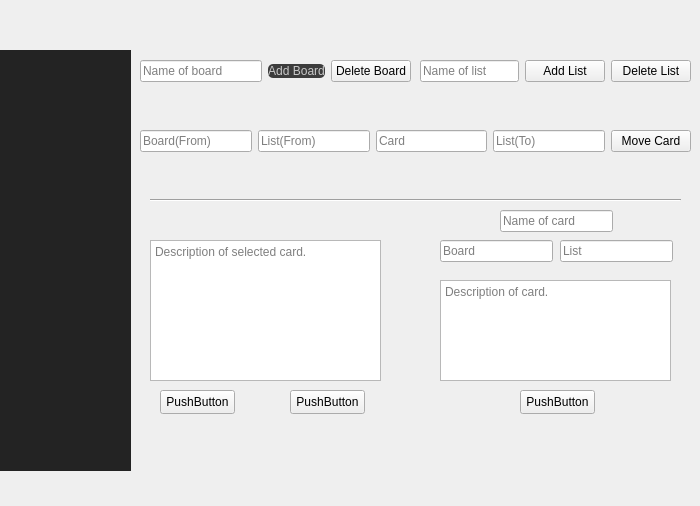
<?xml version="1.0" encoding="UTF-8"?>
<ui version="4.0">
 <class>Tasks_Tab</class>
 <widget class="QWidget" name="Tasks_Tab">
  <property name="geometry">
   <rect>
    <x>0</x>
    <y>0</y>
    <width>700</width>
    <height>506</height>
   </rect>
  </property>
  <property name="minimumSize">
   <size>
    <width>700</width>
    <height>506</height>
   </size>
  </property>
  <property name="maximumSize">
   <size>
    <width>700</width>
    <height>506</height>
   </size>
  </property>
  <property name="windowTitle">
   <string>Tasks_Tab</string>
  </property>
  <widget class="QWidget" name="widget" native="true">
   <property name="geometry">
    <rect>
     <x>140</x>
     <y>50</y>
     <width>271</width>
     <height>42</height>
    </rect>
   </property>
   <layout class="QHBoxLayout" name="horizontalLayout">
    <item>
     <widget class="QLineEdit" name="lineEdit">
      <property name="placeholderText">
       <string>Name of board</string>
      </property>
     </widget>
    </item>
    <item>
     <widget class="QPushButton" name="pushButton">
      <property name="styleSheet">
       <string notr="true">QPushButton {
 border-radius: 5px;
background-position: center;
background-color: rgb(60, 60, 60);
color:rgb(200,200,200);
}
QPushButton:hover {
background-color: rgb(50, 50, 50);
 color: rgb(200, 200, 200);
}
QPushButton:pressed {
background-color: rgb(35, 35, 35);
color: rgb(200, 200, 200);
}</string>
      </property>
      <property name="text">
       <string>Add Board</string>
      </property>
     </widget>
    </item>
    <item>
     <widget class="QPushButton" name="pushButton_2">
      <property name="text">
       <string>Delete Board</string>
      </property>
     </widget>
    </item>
   </layout>
  </widget>
  <widget class="QTreeView" name="treeView">
   <property name="geometry">
    <rect>
     <x>0</x>
     <y>50</y>
     <width>131</width>
     <height>421</height>
    </rect>
   </property>
   <property name="styleSheet">
    <string notr="true">QTreeView#treeView{border:0;
background-color:rgb(35, 35, 35);
color:rgb(255,255,255);
}</string>
   </property>
  </widget>
  <widget class="QWidget" name="widget_2" native="true">
   <property name="geometry">
    <rect>
     <x>420</x>
     <y>50</y>
     <width>271</width>
     <height>42</height>
    </rect>
   </property>
   <layout class="QHBoxLayout" name="horizontalLayout_2">
    <item>
     <widget class="QLineEdit" name="lineEdit_2">
      <property name="placeholderText">
       <string>Name of list</string>
      </property>
     </widget>
    </item>
    <item>
     <widget class="QPushButton" name="pushButton_3">
      <property name="text">
       <string>Add List</string>
      </property>
     </widget>
    </item>
    <item>
     <widget class="QPushButton" name="pushButton_4">
      <property name="text">
       <string>Delete List</string>
      </property>
     </widget>
    </item>
   </layout>
  </widget>
  <widget class="QWidget" name="widget_3" native="true">
   <property name="geometry">
    <rect>
     <x>140</x>
     <y>120</y>
     <width>551</width>
     <height>42</height>
    </rect>
   </property>
   <layout class="QHBoxLayout" name="horizontalLayout_3">
    <item>
     <widget class="QLineEdit" name="lineEdit_6">
      <property name="placeholderText">
       <string>Board(From)</string>
      </property>
     </widget>
    </item>
    <item>
     <widget class="QLineEdit" name="lineEdit_3">
      <property name="placeholderText">
       <string>List(From)</string>
      </property>
     </widget>
    </item>
    <item>
     <widget class="QLineEdit" name="lineEdit_4">
      <property name="placeholderText">
       <string>Card</string>
      </property>
     </widget>
    </item>
    <item>
     <widget class="QLineEdit" name="lineEdit_5">
      <property name="placeholderText">
       <string>List(To)</string>
      </property>
     </widget>
    </item>
    <item>
     <widget class="QPushButton" name="pushButton_5">
      <property name="text">
       <string>Move Card</string>
      </property>
     </widget>
    </item>
   </layout>
  </widget>
  <widget class="QPushButton" name="pushButton_6">
   <property name="geometry">
    <rect>
     <x>160</x>
     <y>390</y>
     <width>75</width>
     <height>24</height>
    </rect>
   </property>
   <property name="text">
    <string>PushButton</string>
   </property>
  </widget>
  <widget class="QPushButton" name="pushButton_7">
   <property name="geometry">
    <rect>
     <x>290</x>
     <y>390</y>
     <width>75</width>
     <height>24</height>
    </rect>
   </property>
   <property name="text">
    <string>PushButton</string>
   </property>
  </widget>
  <widget class="QLineEdit" name="lineEdit_7">
   <property name="geometry">
    <rect>
     <x>440</x>
     <y>240</y>
     <width>113</width>
     <height>22</height>
    </rect>
   </property>
   <property name="placeholderText">
    <string>Board</string>
   </property>
  </widget>
  <widget class="QLineEdit" name="lineEdit_8">
   <property name="geometry">
    <rect>
     <x>560</x>
     <y>240</y>
     <width>113</width>
     <height>22</height>
    </rect>
   </property>
   <property name="placeholderText">
    <string>List</string>
   </property>
  </widget>
  <widget class="QPlainTextEdit" name="plainTextEdit_2">
   <property name="geometry">
    <rect>
     <x>440</x>
     <y>280</y>
     <width>231</width>
     <height>101</height>
    </rect>
   </property>
   <property name="placeholderText">
    <string>Description of card.</string>
   </property>
  </widget>
  <widget class="QPushButton" name="pushButton_8">
   <property name="geometry">
    <rect>
     <x>520</x>
     <y>390</y>
     <width>75</width>
     <height>24</height>
    </rect>
   </property>
   <property name="text">
    <string>PushButton</string>
   </property>
  </widget>
  <widget class="QPlainTextEdit" name="plainTextEdit_3">
   <property name="geometry">
    <rect>
     <x>150</x>
     <y>240</y>
     <width>231</width>
     <height>141</height>
    </rect>
   </property>
   <property name="placeholderText">
    <string>Description of selected card.</string>
   </property>
  </widget>
  <widget class="Line" name="line">
   <property name="geometry">
    <rect>
     <x>150</x>
     <y>190</y>
     <width>531</width>
     <height>20</height>
    </rect>
   </property>
   <property name="orientation">
    <enum>Qt::Horizontal</enum>
   </property>
  </widget>
  <widget class="QLineEdit" name="lineEdit_9">
   <property name="geometry">
    <rect>
     <x>500</x>
     <y>210</y>
     <width>113</width>
     <height>22</height>
    </rect>
   </property>
   <property name="placeholderText">
    <string>Name of card</string>
   </property>
  </widget>
 </widget>
 <resources/>
 <connections/>
</ui>
